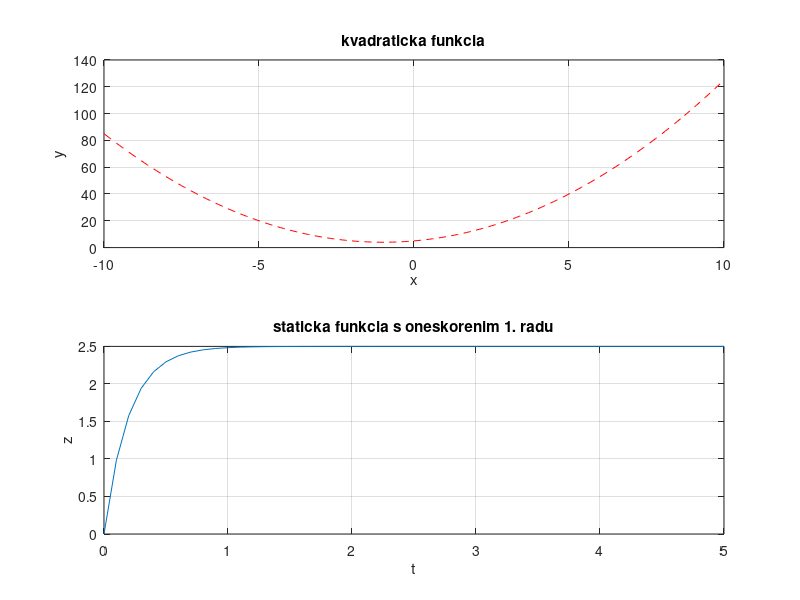

MATLAB code to generate this figure:
clc
clear all
close all

x = -10 : 0.1 : 10;
y = x.^2 + 2*x + 5;

subplot( 2, 1, 1)
plot(x, y, 'r--')
xlabel('x')
ylabel('y')
title('kvadraticka funkcia')
grid
hold;

subplot( 2, 1, 2)
T = 5;
K = 2.5;
t = 0 : 0.1 : 5;
z = K*(1-exp(-T*t))
plot(t, z)
xlabel('t')
ylabel('z')
title('staticka funkcia s oneskorenim 1. radu')
grid
hold;